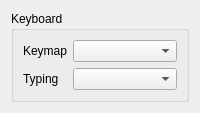
       <widget class="QWidget" name="tab">
        <property name="enabled">
         <bool>true</bool>
        </property>
        <layout class="QHBoxLayout" name="horizontalLayout_16">
         <item>
          <layout class="QVBoxLayout" name="verticalLayout_2">
           <item>
            <widget class="QGroupBox" name="groupBox_4">
             <property name="title">
              <string>Keyboard</string>
             </property>
             <layout class="QGridLayout" name="gridLayout_21" columnstretch="0,10">
              <item row="1" column="0">
               <widget class="QLabel" name="label_39">
                <property name="text">
                 <string>Keymap</string>
                </property>
               </widget>
              </item>
              <item row="1" column="1">
               <widget class="QComboBox" name="keyMapBox">
                <property name="toolTip">
                 <string>Which PC keys the machine's keys sit on</string>
                </property>
               </widget>
              </item>
              <item row="2" column="0">
               <widget class="QLabel" name="labTyping">
                <property name="text">
                 <string>Typing</string>
                </property>
               </widget>
              </item>
              <item row="2" column="1">
               <widget class="QComboBox" name="typingBox">
                <property name="toolTip">
                 <string>What a symbol key types with Shift</string>
                </property>
               </widget>
              </item>
             </layout>
            </widget>
           </item>
          </layout>
         </item>
        </layout>
       </widget>
